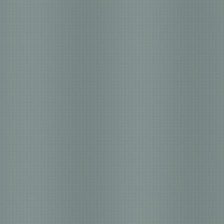
#> input picture data/generated/high_adversarial/high_adversarial_000.jpg, 224 x 224 px; its folder holds only this picture in this run
$ python test_mode_collapse_detector.py   (older library calls are emulated)
#> lines starting #> are read from the running program, lines starting #| are printed output that depends on the picture
### src/artifact_detectors/mode_collapse_detector.py
import cv2
import numpy as np
from scipy import stats
from typing import Tuple

class ModeCollapseDetector:
    """Detects mode collapse artifacts from high adversarial-loss GAN training"""

    def __init__(self):
        self.threshold = 0.5

    def detect_mode_collapse_artifacts(self, image: np.ndarray) -> Tuple[float, dict]:
        """
        Detect mode collapse patterns in face image

        Args:
            image: Face image (224x224x3)

        Returns:
            score: Mode collapse artifact score (0-1, higher = more artifacts)
            details: Dictionary with detailed analysis
        """
        if len(image.shape) == 3:
            gray = cv2.cvtColor(image, cv2.COLOR_RGB2GRAY)
        else:
            gray = image

        # Calculate mode collapse indicators
        symmetry_score = self._analyze_unnatural_symmetry(gray)
        repetition_score = self._analyze_feature_repetition(gray)
        diversity_score = self._analyze_feature_diversity(image)
        instability_score = self._analyze_training_instability_patterns(gray)

        # Combine metrics
        collapse_score = (
            0.3 * symmetry_score +
            0.3 * repetition_score +
            0.2 * diversity_score +
            0.2 * instability_score
        )

        collapse_score = np.clip(collapse_score, 0, 1)

        details = {
            'symmetry_score': symmetry_score,
            'repetition_score': repetition_score,
            'diversity_score': diversity_score,
            'instability_score': instability_score,
            'interpretation': self._interpret_score(collapse_score)
        }

        return collapse_score, details

    def _analyze_unnatural_symmetry(self, gray_image: np.ndarray) -> float:
        """Detect unnatural facial symmetry patterns"""
        h, w = gray_image.shape

        # Split image into left and right halves
        left_half = gray_image[:, :w//2]
        right_half = gray_image[:, w//2:]
        right_half_flipped = np.fliplr(right_half)

        # Resize to match if needed
        min_width = min(left_half.shape[1], right_half_flipped.shape[1])
        left_half = left_half[:, :min_width]
        right_half_flipped = right_half_flipped[:, :min_width]

        # Calculate correlation between halves
        correlation = np.corrcoef(left_half.flatten(), right_half_flipped.flatten())[0, 1]
        correlation = np.nan_to_num(correlation)

        # Perfect symmetry is unnatural for real faces
        # Mode collapse often creates overly symmetric features
        symmetry_unnaturalness = abs(correlation) if abs(correlation) > 0.7 else 0

        return symmetry_unnaturalness

    def _analyze_feature_repetition(self, gray_image: np.ndarray) -> float:
        """Detect repetitive patterns typical of mode collapse"""
        # Analyze horizontal and vertical patterns
        h, w = gray_image.shape

        repetition_scores = []

        # Check for horizontal repetitions
        for row in range(0, h, 10):  # Sample every 10th row
            if row < h:
                row_data = gray_image[row, :]
                # Calculate autocorrelation
                autocorr = np.correlate(row_data, row_data, mode='full')
                autocorr = autocorr[autocorr.size//2:]

                # Look for peaks indicating repetition
                if len(autocorr) > 10:
                    normalized_autocorr = autocorr[1:] / (autocorr[0] + 1e-10)
                    max_correlation = np.max(normalized_autocorr[:len(normalized_autocorr)//2])
                    repetition_scores.append(max_correlation)

        # Check for vertical repetitions
        for col in range(0, w, 10):  # Sample every 10th column
            if col < w:
                col_data = gray_image[:, col]
                autocorr = np.correlate(col_data, col_data, mode='full')
                autocorr = autocorr[autocorr.size//2:]

                if len(autocorr) > 10:
                    normalized_autocorr = autocorr[1:] / (autocorr[0] + 1e-10)
                    max_correlation = np.max(normalized_autocorr[:len(normalized_autocorr)//2])
                    repetition_scores.append(max_correlation)

        # Average repetition score
        avg_repetition = np.mean(repetition_scores) if repetition_scores else 0
        return min(avg_repetition, 1.0)

    def _analyze_feature_diversity(self, image: np.ndarray) -> float:
        """Analyze diversity of facial features"""
        if len(image.shape) != 3:
            return 0.0

        # Convert to different color spaces and analyze diversity
        hsv = cv2.cvtColor(image, cv2.COLOR_RGB2HSV)

        diversity_scores = []

        # Analyze each channel
        for channel in range(3):
            channel_data = hsv[:, :, channel].flatten()

            # Calculate histogram
            hist, _ = np.histogram(channel_data, bins=32, range=(0, 256))
            hist = hist.astype(float)
            hist /= (hist.sum() + 1e-10)

            # Calculate entropy (diversity measure)
            entropy = stats.entropy(hist + 1e-10)
            diversity_scores.append(entropy)

        # Low diversity indicates mode collapse
        avg_diversity = np.mean(diversity_scores)
        max_entropy = np.log(32)  # Maximum possible entropy for 32 bins

        # Invert so high score = low diversity = more mode collapse
        diversity_collapse_score = 1.0 - (avg_diversity / max_entropy)

        return diversity_collapse_score

    def _analyze_training_instability_patterns(self, gray_image: np.ndarray) -> float:
        """Detect patterns that suggest training instability"""
        # Calculate gradient patterns that might indicate instability

        # First and second order gradients
        grad_x = cv2.Sobel(gray_image, cv2.CV_64F, 1, 0, ksize=3)
        grad_y = cv2.Sobel(gray_image, cv2.CV_64F, 0, 1, ksize=3)

        # Second order gradients
        grad_xx = cv2.Sobel(grad_x, cv2.CV_64F, 1, 0, ksize=3)
        grad_yy = cv2.Sobel(grad_y, cv2.CV_64F, 0, 1, ksize=3)

        # Calculate gradient magnitude and curvature
        grad_mag = np.sqrt(grad_x**2 + grad_y**2)
        curvature = np.abs(grad_xx + grad_yy)

        # Analyze gradient statistics
        grad_variance = np.var(grad_mag)
        curvature_variance = np.var(curvature)

        # Training instability often creates irregular gradient patterns
        instability_indicator = min((grad_variance + curvature_variance) / 10000.0, 1.0)

        return instability_indicator

    def _interpret_score(self, score: float) -> str:
        """Provide human-readable interpretation"""
        if score > 0.7:
            return "High mode collapse artifacts - repetitive features detected"
        elif score > 0.4:
            return "Moderate mode collapse indicators"
        else:
            return "Natural feature diversity observed"

# [10 lines left out: function test_mode_collapse_detector, not called in this run]

# [2 lines that do not run on import are left out]

### src/utils/simple_face_detection.py
import cv2
import numpy as np
from typing import List, Tuple
import os

class SimpleFaceDetector:
    def __init__(self):
        """Initialize using Haar Cascade face detector"""
        self.face_cascade = cv2.CascadeClassifier(cv2.data.haarcascades + 'haarcascade_frontalface_default.xml')

    # [57 lines left out: functions detect_faces, extract_faces_from_video, test_simple_face_detection, not called in this run]

# [2 lines that do not run on import are left out]

### src/artifact_detectors/test_mode_collapse_detector.py
import cv2
import numpy as np
import os
import sys
sys.path.append('../utils')
from simple_face_detection import SimpleFaceDetector
from mode_collapse_detector import ModeCollapseDetector

def test_mode_collapse_detector_on_dataset():
    """Test mode collapse detector on real vs generated samples"""
    detector = ModeCollapseDetector()
    face_extractor = SimpleFaceDetector()

    results = {}

    # Test on real faces
    print("Testing MODE COLLAPSE DETECTOR on REAL faces:")
    real_video = "../../data/raw/faceforensics/original_sequences/youtube/c23/videos/183.mp4"
    if os.path.exists(real_video):
        real_faces = face_extractor.extract_faces_from_video(real_video, max_frames=3)
        real_scores = []

        for i, face in enumerate(real_faces):
            score, details = detector.detect_mode_collapse_artifacts(face)
            real_scores.append(score)
            print(f"  Real face {i}: {score:.3f} - {details['interpretation']}")

        results['real'] = np.mean(real_scores)
        print(f"  Average real face score: {results['real']:.3f}")

    # Test on high adversarial samples (should have high mode collapse scores)
    print("\nTesting on HIGH_ADVERSARIAL artifacts (should detect mode collapse):")
    adversarial_dir = "../../data/generated/high_adversarial"
    if os.path.exists(adversarial_dir):
        adversarial_scores = []
        adversarial_files = [f for f in os.listdir(adversarial_dir) if f.endswith('.jpg')][:5]

        for filename in adversarial_files:
            img_path = os.path.join(adversarial_dir, filename)
            img = cv2.imread(img_path)
#> img is the input picture: shape (224, 224, 3); mean B, G, R 138.5, 139.5, 125.3
            img = cv2.cvtColor(img, cv2.COLOR_BGR2RGB)

            score, details = detector.detect_mode_collapse_artifacts(img)
#> in _analyze_unnatural_symmetry, `left_half = gray_image[:, :w//2]`:
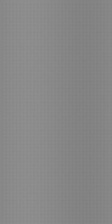
#> left_half: shape (224, 112); min 126, max 144, mean 135.2
#> in _analyze_unnatural_symmetry, `correlation = np.corrcoef(left_half.flatten(), right_half_flipped.flat..`: correlation = -0.916
#> in _analyze_unnatural_symmetry, `symmetry_unnaturalness = abs(correlation) if abs(correlation) > 0.7 el..`: symmetry_unnaturalness = 0.916
#> the loop in _analyze_feature_repetition, `for row in range(0, h, 10):` made 23 passes
#> max_correlation on passes 1 to 12: 1.16, 3.04, 4.46, 1.14, 1.72, 1.64, 2.24, 1.25, 1.65, 1.25, 1.89, 1.23
#> after the loop in _analyze_feature_repetition, `for row in range(0, h, 10):`: repetition_scores = [1.16, 3.04, 4.46, 1.14, 1.72, 1.64, 2.24, 1.25, 1.65, 1.25, 1.89, 1.23, 1.93, 1.3, 3.37, 23.09, 2.49, 3.33, 1.67, 2.65, 1.66, 13.42, 1.46]
#> the loop in _analyze_feature_repetition, `for col in range(0, w, 10):` made 23 passes
#> max_correlation on passes 1 to 12: 3.31, 3.43, 4.75, 1.6, 1.08, 2.45, 2.1, 5.67, 1.08, 1.03, 1.74, 1.27
#> after the loop in _analyze_feature_repetition, `for col in range(0, w, 10):`: repetition_scores = 46 values, max 28.22 at index 40, min 1.02 at index 39, mean 3.31
#> in _analyze_feature_repetition, `avg_repetition = np.mean(repetition_scores) if repetition_scores else 0`: avg_repetition = 3.31
#> in detect_mode_collapse_artifacts, `repetition_score = self._analyze_feature_repetition(gray)`: repetition_score = 1
#> in _analyze_feature_diversity, `hsv = cv2.cvtColor(image, cv2.COLOR_RGB2HSV)`: hsv: shape (224, 224, 3); mean H, S, V 88, 26, 139.5
#> the loop in _analyze_feature_diversity, `for channel in range(3):` made 3 passes
#> entropy on passes 1 to 3: 0.632, 0.281, 0.936
#> after the loop in _analyze_feature_diversity, `for channel in range(3):`: diversity_scores = [0.632, 0.281, 0.936]
#> in _analyze_feature_diversity, `avg_diversity = np.mean(diversity_scores)`: avg_diversity = 0.616
#> in _analyze_feature_diversity, `diversity_collapse_score = 1.0 - (avg_diversity / max_entropy)`: diversity_collapse_score = 0.822
#> in _analyze_training_instability_patterns, `grad_x = cv2.Sobel(gray_image, cv2.CV_64F, 1, 0, ksize=3)`:
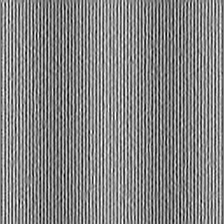
#> grad_x: shape (224, 224) float64; min -22, max 20, mean -0.0401; drawn with min black and max white
#> in _analyze_training_instability_patterns, `grad_y = cv2.Sobel(gray_image, cv2.CV_64F, 0, 1, ksize=3)`:
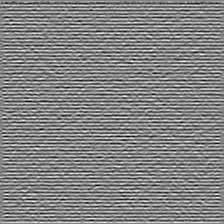
#> grad_y: shape (224, 224) float64; min -17, max 16, mean 0.0175; drawn with min black and max white
#> in _analyze_training_instability_patterns, `grad_xx = cv2.Sobel(grad_x, cv2.CV_64F, 1, 0, ksize=3)`:
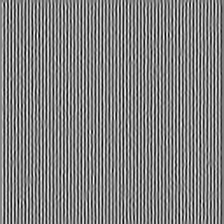
#> grad_xx: shape (224, 224) float64; min -151, max 146, mean 0; drawn with min black and max white
#> in _analyze_training_instability_patterns, `grad_yy = cv2.Sobel(grad_y, cv2.CV_64F, 0, 1, ksize=3)`:
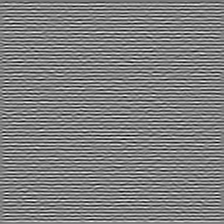
#> grad_yy: shape (224, 224) float64; min -115, max 116, mean 0.1; drawn with min black and max white
#> in _analyze_training_instability_patterns, `grad_mag = np.sqrt(grad_x**2 + grad_y**2)`:
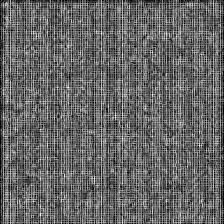
#> grad_mag: shape (224, 224) float64; min 0, max 24.21, mean 9.7; drawn with min black and max white
#> in _analyze_training_instability_patterns, `curvature = np.abs(grad_xx + grad_yy)`:
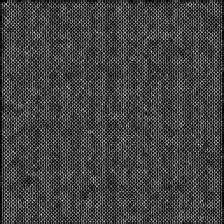
#> curvature: shape (224, 224) float64; min 0, max 224, mean 66.1
#> in _analyze_training_instability_patterns, `grad_variance = np.var(grad_mag)`: grad_variance = 16.39
#> in _analyze_training_instability_patterns, `curvature_variance = np.var(curvature)`: curvature_variance = 1960.8
#> in _analyze_training_instability_patterns, `instability_indicator = min((grad_variance + curvature_variance) / 100..`: instability_indicator = 0.198
#> in detect_mode_collapse_artifacts, `collapse_score = ( 0.3 * symmetry_score + 0.3 * repetition_score + 0.2..`: collapse_score = 0.779
#> score = 0.779; details = 5 items
            adversarial_scores.append(score)
            print(f"  {filename}: {score:.3f} - {details['interpretation']}")
#|   high_adversarial_000.jpg: 0.779 - High mode collapse artifacts - repetitive features detected

        results['high_adversarial'] = np.mean(adversarial_scores)
        print(f"  Average high_adversarial score: {results['high_adversarial']:.3f}")
#|   Average high_adversarial score: 0.779

    # Test on other artifact types
    for artifact_type in ['high_pixel', 'high_perceptual']:
        print(f"\nTesting on {artifact_type.upper()} artifacts:")
        artifact_dir = f"../../data/generated/{artifact_type}"
        if os.path.exists(artifact_dir):
            artifact_scores = []
            artifact_files = [f for f in os.listdir(artifact_dir) if f.endswith('.jpg')][:3]

            for filename in artifact_files:
                img_path = os.path.join(artifact_dir, filename)
                img = cv2.imread(img_path)
                img = cv2.cvtColor(img, cv2.COLOR_BGR2RGB)

                score, details = detector.detect_mode_collapse_artifacts(img)
                artifact_scores.append(score)
                print(f"  {filename}: {score:.3f}")

            results[artifact_type] = np.mean(artifact_scores)
            print(f"  Average {artifact_type} score: {results[artifact_type]:.3f}")
#> pass 2 of the loop in test_mode_collapse_detector_on_dataset, `for artifact_type in ['high_pixel', 'high_perceptual']:`:
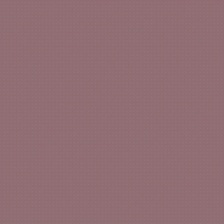
#> input picture data/generated/high_perceptual/high_perceptual_000.jpg, 224 x 224 px
#> in test_mode_collapse_detector_on_dataset, img is the input picture: shape (224, 224, 3); mean B, G, R 115.8, 109.9, 144.9
#> the loop in _analyze_feature_repetition (call 2), `for row in range(0, h, 10):` made 23 passes
#> max_correlation on passes 1 to 8: 1.5, 1.08, 28.22, 1.18, 3.05, 1.03, 1.24, 5.66
#> the loop in _analyze_feature_repetition (call 2), `for col in range(0, w, 10):` made 23 passes
#> max_correlation on passes 1 to 8: 1.15, 1, 1.73, 1.37, 13.32, 3.45, 28.22, 5.67
#> hsv: shape (224, 224, 3); mean H, S, V 175.1, 61.6, 144.9
#> the loop in _analyze_feature_diversity (call 2), `for channel in range(3):` made 3 passes
#> entropy on passes 1 to 3: 0.24, 0.0606, 0.38
#> in _analyze_training_instability_patterns (call 2), `grad_mag = np.sqrt(grad_x**2 + grad_y**2)`:
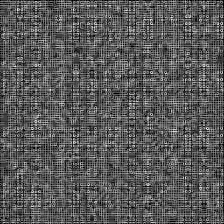
#> grad_mag: shape (224, 224) float64; min 0, max 22.09, mean 7.7; drawn with min black and max white
#> in _analyze_training_instability_patterns (call 2), `curvature = np.abs(grad_xx + grad_yy)`:
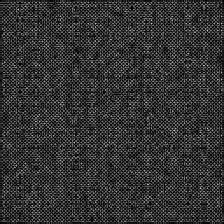
#> curvature: shape (224, 224) float64; min 0, max 216, mean 51.5
#> grad_variance = 11.87
#> curvature_variance = 1368.2
#> instability_indicator = 0.138
#> in test_mode_collapse_detector_on_dataset, `score, details = detector.detect_mode_collapse_artifacts(img)`: score = 0.515; details = {'symmetry_score': 0, 'repetition_score': 1, 'diversity_score': 0.935, 'instability_score': 0.138, 'interpretation': 'Moderate mode collapse indicators'}
#|   high_perceptual_000.jpg: 0.515
#|   Average high_perceptual score: 0.515

    # Summary
    print(f"\n--- MODE COLLAPSE DETECTOR SUMMARY ---")
    for key, value in results.items():
        print(f"{key}: {value:.3f}")
#> this loop made 2 passes
#> (key, value) on passes 1 to 2: ('high_adversarial', 0.779), ('high_perceptual', 0.515)
#| high_adversarial: 0.779
#| high_perceptual: 0.515

if __name__ == "__main__":
    test_mode_collapse_detector_on_dataset()
